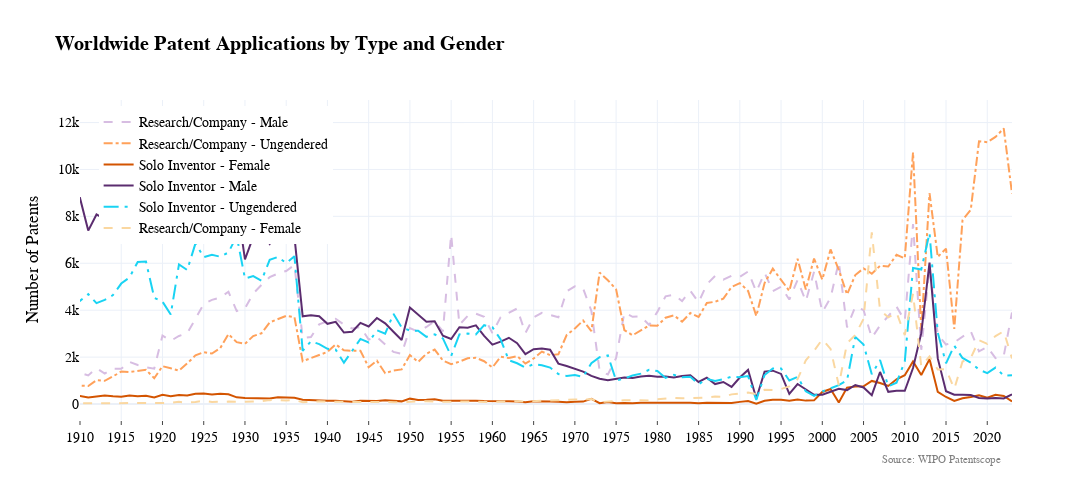
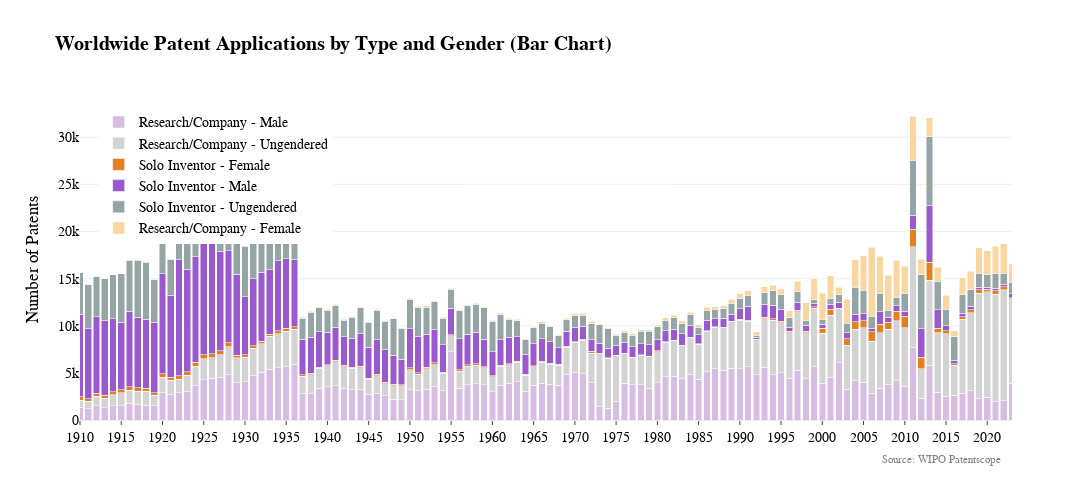
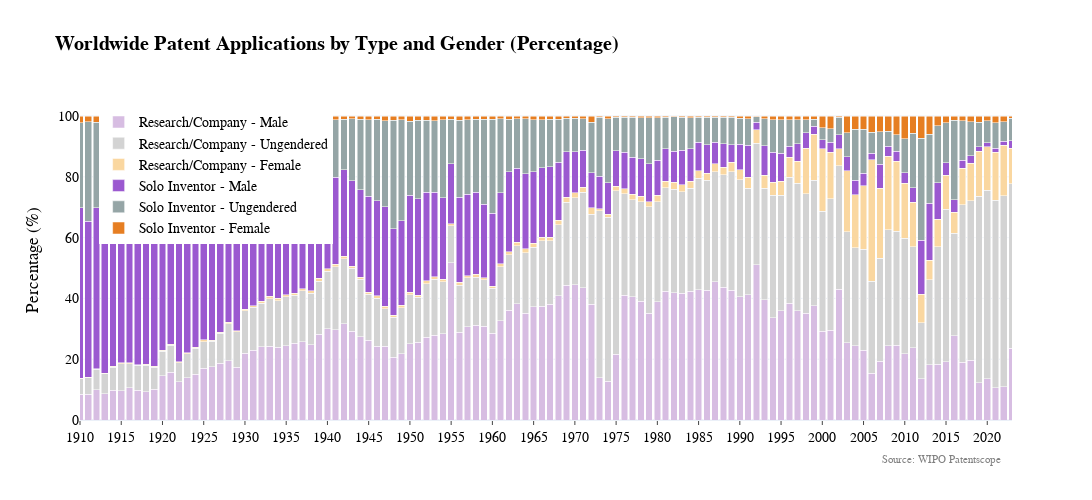
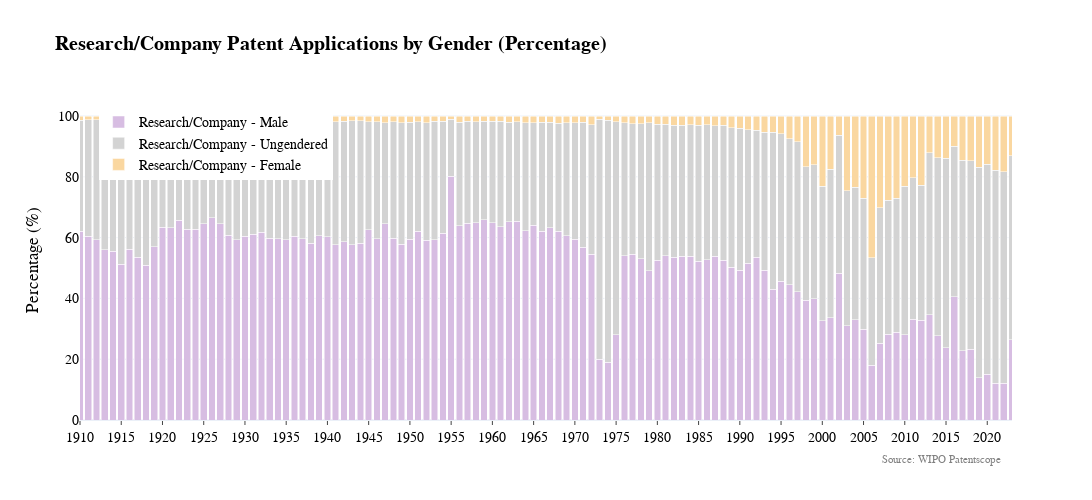

Source (notebook cell) for these figures, in order:
### Markdown cell above
### Data Visualization: Stacked Bars

### Code cell
#| label: fig1nb

# Create a combined Type-Gender column for plotting
pat_gender_filtered['Type_Gender'] = pat_gender_filtered['Type'] + ' - ' + pat_gender_filtered['Gender']

# Define color mapping: Purple for Male, Orange for Female
color_map = {
    'Research/Company - Male': '#D7BDE2',      # Light Purple
    'Research/Company - Female': '#FAD7A0',    # Light Orange
    'Solo Inventor - Male': '#5B2C6F',         # Dark Purple
    'Solo Inventor - Female': '#D35400'        # Dark Orange
}

# Define dash pattern: Research/Company dashed, Solo Inventor solid
dash_map = {
    'Research/Company - Male': 'dash',
    'Research/Company - Female': 'dash',
    'Solo Inventor - Male': 'solid',
    'Solo Inventor - Female': 'solid'
}

fig1 = px.line(pat_gender_filtered,
              x="Year",
              y="Patents",
              color='Type_Gender',
              line_dash='Type_Gender',
              template="plotly_white",
              color_discrete_map=color_map,
              line_dash_map=dash_map,
              title="<b>Worldwide Patent Applications by Type and Gender</b>",
              height=500,
              width=1100,
              hover_data=["Patents"])

fig1.update_xaxes(title=None, dtick=5, ticks="outside", ticklen=4, range=[1910, 2023])
fig1.update_yaxes(title="Number of Patents")
fig1.update_layout(legend_title=None,
                   font_family="Calibri",
                   font_color="black",
                   title_font_family="Calibri",
                   font=dict(size=14),
                   title_font_color="black",
                   legend=dict(orientation="v", yanchor="top", y=0.98, xanchor="left", x=0.02))

annotations = [
    {'text': "Source: WIPO Patentscope", 'showarrow': False, 'x': 0.99, 'y': -0.15, 
     'xref': 'paper', 'yref': 'paper', 'font': {'size': 11, 'color': "grey"}}
]
for annotation in annotations:
    fig1.add_annotation(annotation)
    
fig1.show()

# Second figure - Histogram/Bar chart version with ungendered categories
# Extended color map including ungendered categories
color_map_extended = {
    'Research/Company - Male': '#D7BDE2',      # Light Purple
    'Research/Company - Female': '#FAD7A0',    # Light Orange
    'Solo Inventor - Male': '#9B59D0',         # Medium Purple
    'Solo Inventor - Female': '#E67E22',       # Medium Orange
    'Solo Inventor - Ungendered': '#95A5A6',   # Medium Grey
    'Research/Company - Ungendered': '#D3D3D3' # Light Grey
}

fig2 = px.bar(pat_gender_filtered,
              x="Year",
              y="Patents",
              color='Type_Gender',
              template="plotly_white",
              color_discrete_map=color_map_extended,
              title="<b>Worldwide Patent Applications by Type and Gender (Bar Chart)</b>",
              height=500,
              width=1100,
              hover_data=["Patents"],
              barmode='stack')

fig2.update_xaxes(title=None, dtick=5, ticks="outside", ticklen=4, range=[1910, 2023])
fig2.update_yaxes(title="Number of Patents")
fig2.update_layout(legend_title=None,
                   font_family="Calibri",
                   font_color="black",
                   title_font_family="Calibri",
                   font=dict(size=14),
                   title_font_color="black",
                   legend=dict(orientation="v", yanchor="top", y=0.98, xanchor="left", x=0.02))

annotations2 = [
    {'text': "Source: WIPO Patentscope", 'showarrow': False, 'x': 0.99, 'y': -0.15, 
     'xref': 'paper', 'yref': 'paper', 'font': {'size': 11, 'color': "grey"}}
]
for annotation in annotations2:
    fig2.add_annotation(annotation)
    
fig2.show()

# Third figure - Percentage/Proportion version
# Calculate proportions per year
pat_gender_proportions = pat_gender_filtered.copy()
total_per_year = pat_gender_proportions.groupby('Year')['Patents'].transform('sum')
pat_gender_proportions['Proportion'] = (pat_gender_proportions['Patents'] / total_per_year) * 100

fig3 = px.bar(pat_gender_proportions,
              x="Year",
              y="Proportion",
              color='Type_Gender',
              template="plotly_white",
              color_discrete_map=color_map_extended,
              category_orders={'Type_Gender': [
                  'Research/Company - Male',
                  'Research/Company - Ungendered',
                  'Research/Company - Female',
                  'Solo Inventor - Male',
                  'Solo Inventor - Ungendered',
                  'Solo Inventor - Female'
              ]},
              title="<b>Worldwide Patent Applications by Type and Gender (Percentage)</b>",
              height=500,
              width=1100,
              hover_data=["Proportion", "Patents"],
              barmode='stack')

fig3.update_xaxes(title=None, dtick=5, ticks="outside", ticklen=4, range=[1910, 2023])
fig3.update_yaxes(title="Percentage (%)")
fig3.update_layout(legend_title=None,
                   font_family="Calibri",
                   font_color="black",
                   title_font_family="Calibri",
                   font=dict(size=14),
                   title_font_color="black",
                   legend=dict(orientation="v", yanchor="top", y=0.98, xanchor="left", x=0.02))

annotations3 = [
    {'text': "Source: WIPO Patentscope", 'showarrow': False, 'x': 0.99, 'y': -0.15, 
     'xref': 'paper', 'yref': 'paper', 'font': {'size': 11, 'color': "grey"}}
]
for annotation in annotations3:
    fig3.add_annotation(annotation)
    
fig3.show()

# Fourth figure - Research/Company only (Percentage)
pat_company_proportions = pat_gender_proportions[pat_gender_proportions['Type'] == 'Research/Company'].copy()
# Recalculate proportions for companies only
total_company_per_year = pat_company_proportions.groupby('Year')['Patents'].transform('sum')
pat_company_proportions['Proportion'] = (pat_company_proportions['Patents'] / total_company_per_year) * 100

fig4 = px.bar(pat_company_proportions,
              x="Year",
              y="Proportion",
              color='Type_Gender',
              template="plotly_white",
              color_discrete_map=color_map_extended,
              category_orders={'Type_Gender': [
                  'Research/Company - Male',
                  'Research/Company - Ungendered',
                  'Research/Company - Female'
              ]},
              title="<b>Research/Company Patent Applications by Gender (Percentage)</b>",
              height=500,
              width=1100,
              hover_data=["Proportion", "Patents"],
              barmode='stack')

fig4.update_xaxes(title=None, dtick=5, ticks="outside", ticklen=4, range=[1910, 2023])
fig4.update_yaxes(title="Percentage (%)")
fig4.update_layout(legend_title=None,
                   font_family="Calibri",
                   font_color="black",
                   title_font_family="Calibri",
                   font=dict(size=14),
                   title_font_color="black",
                   legend=dict(orientation="v", yanchor="top", y=0.98, xanchor="left", x=0.02))

annotations4 = [
    {'text': "Source: WIPO Patentscope", 'showarrow': False, 'x': 0.99, 'y': -0.15, 
     'xref': 'paper', 'yref': 'paper', 'font': {'size': 11, 'color': "grey"}}
]
for annotation in annotations4:
    fig4.add_annotation(annotation)
    
fig4.show()

# Fifth figure - Solo Inventor only (Percentage)
pat_solo_proportions = pat_gender_proportions[pat_gender_proportions['Type'] == 'Solo Inventor'].copy()
# Recalculate proportions for solo inventors only
total_solo_per_year = pat_solo_proportions.groupby('Year')['Patents'].transform('sum')
pat_solo_proportions['Proportion'] = (pat_solo_proportions['Patents'] / total_solo_per_year) * 100

fig5 = px.bar(pat_solo_proportions,
              x="Year",
              y="Proportion",
              color='Type_Gender',
              template="plotly_white",
              color_discrete_map=color_map_extended,
              category_orders={'Type_Gender': [
                  'Solo Inventor - Male',
                  'Solo Inventor - Ungendered',
                  'Solo Inventor - Female'
              ]},
              title="<b>Solo Inventor Patent Applications by Gender (Percentage)</b>",
              height=500,
              width=1100,
              hover_data=["Proportion", "Patents"],
              barmode='stack')

fig5.update_xaxes(title=None, dtick=5, ticks="outside", ticklen=4, range=[1910, 2023])
fig5.update_yaxes(title="Percentage (%)")
fig5.update_layout(legend_title=None,
                   font_family="Calibri",
                   font_color="black",
                   title_font_family="Calibri",
                   font=dict(size=14),
                   title_font_color="black",
                   legend=dict(orientation="v", yanchor="top", y=0.98, xanchor="left", x=0.02))

annotations5 = [
    {'text': "Source: WIPO Patentscope", 'showarrow': False, 'x': 0.99, 'y': -0.15, 
     'xref': 'paper', 'yref': 'paper', 'font': {'size': 11, 'color': "grey"}}
]
for annotation in annotations5:
    fig5.add_annotation(annotation)
    
fig5.show()
